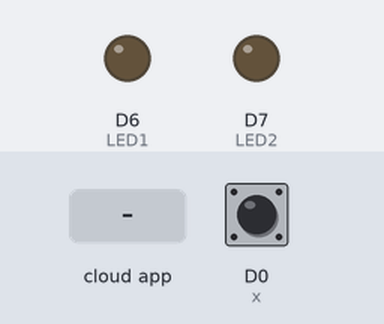
Recording of a sketch running on a simulated ESP8266 (NodeMCU). On the bench: output pins drawn as LEDs (lit = HIGH). The test bench sets the inputs (shaded band); at power-on: D0 (x) HIGH. WiFi joins after 1.5 s; servers stay silent unless stated; no MQTT or app messages arrive unless stated; what the sketch prints to the serial monitor is not drawn.

Above: at 2.7 s.
2.8 s: the phone or cloud app sets L2 to 1
At 3.6 s:
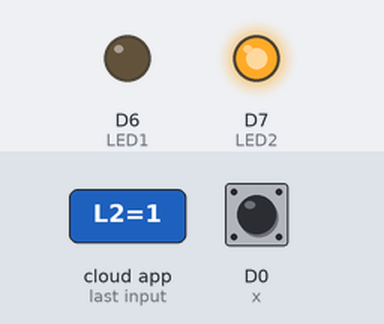
9.3 s: the phone or cloud app sets L2 to 0
At 10.3 s:
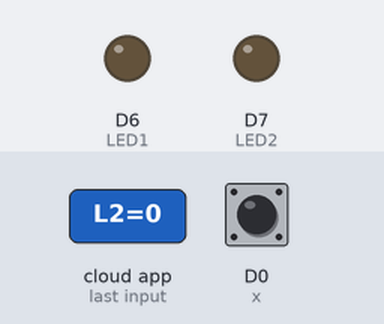
Timing chart, 0 to 12.3 s (numbered marks = the images above; inputs shaded):
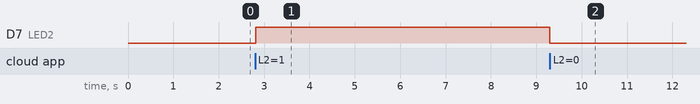

Measured:
- after the input at 2.8 s, D7 (LED2): LOW → HIGH at once
- after the input at 9.3 s, D7 (LED2): HIGH → LOW at once

The sketch:

bottle.ino
```cpp
int b=0;
int a=0;
int c=0;
int motor1_state;
#include <ESP8266WiFi.h>
#include "Adafruit_MQTT.h"
#include "Adafruit_MQTT_Client.h"

#define LED1 D6
#define LED2 D7

/************************* WiFi Access Point *********************************/

#define WLAN_SSID       "AISH"
#define WLAN_PASS       "password"

/************************* Adafruit.io Setup *********************************/

#define AIO_SERVER      "io.adafruit.com"
#define AIO_SERVERPORT  1883                   // use 8883 for SSL
#define AIO_USERNAME    "venkey4"
#define AIO_KEY         "ffc03238861748439567fc5e33c39e54"

/************ Global State (you don't need to change this!) ******************/

// Create an ESP8266 WiFiClient class to connect to the MQTT server.
WiFiClient client;
// or... use WiFiFlientSecure for SSL
//WiFiClientSecure client;

// Setup the MQTT client class by passing in the WiFi client and MQTT server and login details.
Adafruit_MQTT_Client mqtt(&client, AIO_SERVER, AIO_SERVERPORT, AIO_USERNAME, AIO_KEY);

/****************************** Feeds ***************************************/

// Setup a feed called 'Bottle' for publishing.
// Notice MQTT paths for AIO follow the form: <username>/feeds/<feedname>
Adafruit_MQTT_Publish Bottle = Adafruit_MQTT_Publish(&mqtt, AIO_USERNAME "/feeds/Bottle");
Adafruit_MQTT_Publish Boxes = Adafruit_MQTT_Publish(&mqtt, AIO_USERNAME "/feeds/Boxes");
Adafruit_MQTT_Publish Motor = Adafruit_MQTT_Publish(&mqtt, AIO_USERNAME "/feeds/Motor");
Adafruit_MQTT_Publish bottlemissing = Adafruit_MQTT_Publish(&mqtt, AIO_USERNAME "/feeds/bottlemissing");

// Setup a feed called 'onoff' for subscribing to changes.
Adafruit_MQTT_Subscribe motor1 = Adafruit_MQTT_Subscribe(&mqtt, AIO_USERNAME "/feeds/Motor");
Adafruit_MQTT_Subscribe light2 = Adafruit_MQTT_Subscribe(&mqtt, AIO_USERNAME "/feeds/L2");

/*************************** Sketch Code ************************************/

// Bug workaround for Arduino 1.6.6, it seems to need a function declaration
// for some reason (only affects ESP8266, likely an arduino-builder bug).
void MQTT_connect();

void setup() {
  Serial.begin(115200);
  delay(10);

  pinMode(LED1,OUTPUT);
  pinMode(LED2,OUTPUT);

  // Connect to WiFi access point.
  Serial.println(); Serial.println();
  Serial.print("Connecting to ");
  Serial.println(WLAN_SSID);

  WiFi.begin(WLAN_SSID, WLAN_PASS);
  while (WiFi.status() != WL_CONNECTED) {
    delay(500);
    Serial.print(".");
  }
  Serial.println();

  Serial.println("WiFi connected");
  Serial.println("IP address: "); Serial.println(WiFi.localIP());

  // Setup MQTT subscription for onoff feed.
  mqtt.subscribe(&motor1);
  mqtt.subscribe(&light2);
}

uint32_t x=D0;

void loop() {
  // Ensure the connection to the MQTT server is alive (this will make the first
  // connection and automatically reconnect when disconnected).  See the MQTT_connect
  // function definition further below.
  MQTT_connect();

  // this is our 'wait for incoming subscription packets' busy subloop
  // try to spend your time here

  Adafruit_MQTT_Subscribe *subscription;
  while ((subscription = mqtt.readSubscription(2500))) {
    if (subscription == &motor1) {
      Serial.print(F("Got: "));
      Serial.println((char *)motor1.lastread);
      int motor1_state=atoi((char *)motor1.lastread);
      Serial.println(motor1_state);
      //digitalWrite(LED1,motor1_state);
    }
    if (subscription == &light2) {
      Serial.print(F("Got: "));
      Serial.println((char *)light2.lastread);
      int light2_state=atoi((char *)light2.lastread);
      digitalWrite(LED2,light2_state);
    }
  }

  // Now we can publish stuff!
if(motor1_state==1){a=0;b=0;}else{
  if(digitalRead(x)==0){
    a++;delay(0);
    Serial.print(F("\nNumber of bottle="));
    Serial.print(a);
    Bottle.publish(a);
    if(a==5){
      b++;
      Serial.print(F("\nNumber of boxes="));
      Serial.print(b);
      Boxes.publish(b);
      a = 0;}}
  else{
    c++;
    Serial.print("\nBottle missing=");
    Serial.print(c);
    if(c==10){
    Motor.publish(0);
    c = 0;
    }}


  //Serial.print(b);
 // Serial.print("...");
  //if (Bottle.publish(b)) {
   //Serial.println(F("fILLED!"));
 // } else {
  // Serial.println(F("Failed"));
  //}
 // .publish(a);


  // ping the server to keep the mqtt connection alive
  // NOT required if you are publishing once every KEEPALIVE seconds
  /*
  if(! mqtt.ping()) {
    mqtt.disconnect();
  }
  */
}}

// Function to connect and reconnect as necessary to the MQTT server.
// Should be called in the loop function and it will take care if connecting.
void MQTT_connect() {
  int8_t ret;

  // Stop if already connected.
  if (mqtt.connected()) {
    return;
  }

  Serial.print("Connecting to MQTT... ");

  uint8_t retries = 3;
  while ((ret = mqtt.connect()) != 0) { // connect will return 0 for connected
       Serial.println(mqtt.connectErrorString(ret));
       Serial.println("Retrying MQTT connection in 5 seconds...");
       mqtt.disconnect();
       delay(5000);  // wait 5 seconds
       retries--;
       if (retries == 0) {
         // basically die and wait for WDT to reset me
         while (1);
       }
  }
  Serial.println("MQTT Connected!");
}
```
